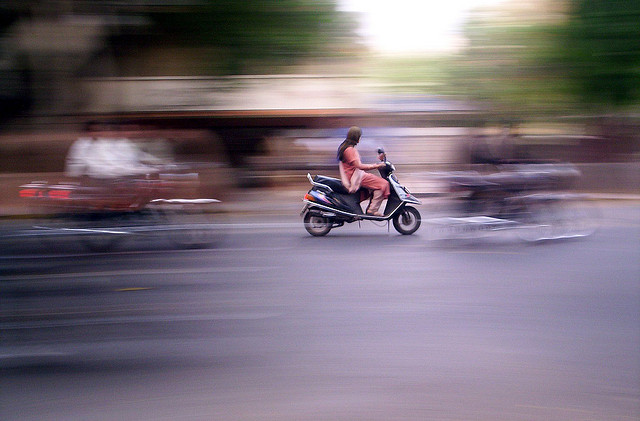
#> input picture images/motion0138.jpg, 640 x 421 px
$ python example.py   (older library calls are emulated)
#> lines starting #> are read from the running program, lines starting #| are printed output that depends on the picture
### BlurDetector.py
'''
@inproceedings{golestaneh2017spatially,
  title={Spatially-Varying Blur Detection Based on Multiscale Fused and Sorted Transform Coefficients of Gradient Magnitudes},
  author={Golestaneh, S Alireza and Karam, Lina J},
  booktitle={Proceedings of the IEEE Conference on Computer Vision and Pattern Recognition},
  year={2017}
}
'''

import cv2
import numpy as np
import os
from skimage.filters.rank import entropy
from skimage.morphology import square
import copy
import time

class BlurDetector(object):
    def __init__(self, downsampling_factor=4, num_scales=4, scale_start=3, entropy_filt_kernel_sze=7, sigma_s_RF_filter=15, sigma_r_RF_filter=0.25, num_iterations_RF_filter=3, show_progress = True):
        self.downsampling_factor = downsampling_factor
        self.num_scales = num_scales
        self.scale_start = scale_start
        self.entropy_filt_kernel_sze = entropy_filt_kernel_sze
        self.sigma_s_RF_filter = sigma_s_RF_filter
        self.sigma_r_RF_filter = sigma_r_RF_filter
        self.num_iterations_RF_filter = num_iterations_RF_filter
        self.scales = self.createScalePyramid()
        self.__freqBands = []
        self.__dct_matrices = []
        self.freq_index = []
        self.show_progress = show_progress

    def disp_progress(self, i, rows, old_progress):
        progress_dict = {10:'[|                  ] 10%',
                         20:'[| |                ] 20%',
                         30:'[| | |              ] 30%',
                         40:'[| | | |            ] 40%',
                         50:'[| | | | |          ] 50%',
                         60:'[| | | | | |        ] 60%',
                         70:'[| | | | | | |      ] 70%',
                         80:'[| | | | | | | |    ] 80%',
                         90:'[| | | | | | | | |  ] 90%',
                         100:'[| | | | | | | | | |] 100%'}

        i_done = i / rows * 100
        p_done = round(i_done / 10) * 10
        if(p_done != old_progress):
            os.system('cls' if os.name == 'nt' else 'clear')
            print(progress_dict[p_done])
            old_progress = p_done
        return(p_done)

    def createScalePyramid(self):
        scales = []
        for i in range(self.num_scales):
            scales.append((2**(self.scale_start + i)) - 1)          # Scales would be 7, 15, 31, 63 ...
        return(scales)

    def computeImageGradientMagnitude(self, img):
        __sobelx = cv2.Sobel(img, cv2.CV_64F, 1, 0, borderType=cv2.BORDER_REFLECT)  # Find x and y gradients
        __sobely = cv2.Sobel(img, cv2.CV_64F, 0, 1, borderType=cv2.BORDER_REFLECT)

        # Find gradient magnitude
        __magnitude = np.sqrt(__sobelx ** 2.0 + __sobely ** 2.0)
        return(__magnitude)

    def __computeFrequencyBands(self):
        for current_scale in self.scales:
            matrixInds = np.zeros((current_scale, current_scale))

            for i in range(current_scale):
                matrixInds[0 : max(0, int(((current_scale-1)/2) - i +1)), i] = 1

            for i in range(current_scale):
                if (current_scale-((current_scale-1)/2) - i) <= 0:
                    matrixInds[0:current_scale - i - 1, i] = 2
                else:
                    matrixInds[int(current_scale - ((current_scale - 1) / 2) - i - 1): int(current_scale - i - 1), i]=2;
            matrixInds[0, 0] = 3
            self.__freqBands.append(matrixInds)

    def __dctmtx(self, n):
        [mesh_cols, mesh_rows] = np.meshgrid(np.linspace(0, n-1, n), np.linspace(0, n-1, n))
        dct_matrix = np.sqrt(2/n) * np.cos(np.pi * np.multiply((2 * mesh_cols + 1), mesh_rows) / (2*n));
        dct_matrix[0, :] = dct_matrix[0, :] / np.sqrt(2)
        return(dct_matrix)

    def __createDCT_Matrices(self):
        if(len(self.__dct_matrices) > 0):
            raise TypeError("dct matrices are already defined. Redefinition is not allowed.")
        for curr_scale in self.scales:
            dct_matrix = self.__dctmtx(curr_scale)
            self.__dct_matrices.append(dct_matrix)

    def __getDCTCoefficients(self, img_blk, ind):
        rows, cols = np.shape(img_blk)
        # D = self.__dctmtx(rows)
        D = self.__dct_matrices[ind]
        dct_coeff = np.matmul(np.matmul(D, img_blk), np.transpose(D))
        return(dct_coeff)

    def entropyFilt(self, img):
        return(entropy(img, square(self.entropy_filt_kernel_sze)))

    def computeScore(self, weighted_local_entropy, T_max):
        # normalize weighted T max matrix
        min_val = weighted_local_entropy.min()
        weighted_T_Max = weighted_local_entropy - min_val
        max_val = weighted_local_entropy.max()
        weighted_T_Max = weighted_local_entropy / max_val

        score = np.median(weighted_local_entropy)
        return(score)

    def TransformedDomainRecursiveFilter_Horizontal(self, I, D, sigma):
        # Feedback Coefficient (Appendix of the paper)
        a = np.exp(-np.sqrt(2) / sigma)
        F = copy.deepcopy(I)
        V = a ** D
        rows, cols = np.shape(I)

        # Left --> Right Filter
        for i in range(1, cols):
            F[:, i] = F[:, i] + np.multiply(V[:, i], (F[:, i-1] - F[:, i]))

        # Right --> Left Filter
        for i in range(cols-2, 1, -1):
            F[:, i] = F[:, i] + np.multiply(V[:, i+1], (F[:, i + 1] - F[:, i]))

        return(F)

    def RF(self, img, joint_img):
        if(len(joint_img) == 0):
            joint_img = img
        joint_img = joint_img.astype('float64')
        joint_img = joint_img / 255

        if(len(np.shape(joint_img)) == 2):
            cols, rows = np.shape(joint_img)
            channels = 1
        elif(len(np.shape(joint_img)) == 3):
            cols, rows, channels = np.shape(joint_img)
        # Estimate horizontal and vertical partial derivatives using finite differences.
        dIcdx = np.diff(joint_img, n=1, axis=1)
        dIcdy = np.diff(joint_img, n=1, axis=0)

        dIdx = np.zeros((cols, rows));
        dIdy = np.zeros((cols, rows));

        # Compute the l1 - norm distance of neighbor pixels.
        dIdx[:, 1::] = abs(dIcdx)
        dIdy[1::, :] = abs(dIcdy)

        dHdx = (1 + self.sigma_s_RF_filter / self.sigma_r_RF_filter * dIdx)
        dVdy = (1 + self.sigma_s_RF_filter / self.sigma_r_RF_filter * dIdy)

        dVdy = np.transpose(dVdy)
        N = self.num_iterations_RF_filter
        F  = copy.deepcopy(img)
        for i in range(self.num_iterations_RF_filter):
            # Compute the sigma value for this iteration (Equation 14 of our paper).
            sigma_H_i = self.sigma_s_RF_filter * np.sqrt(3) * 2 ** (N - (i + 1)) / np.sqrt(4 ** N - 1)
            F = self.TransformedDomainRecursiveFilter_Horizontal(F, dHdx, sigma_H_i)
            F = np.transpose(F)

            F = self.TransformedDomainRecursiveFilter_Horizontal(F, dVdy, sigma_H_i)
            F = np.transpose(F)

        return(F)

    def detectBlur(self, img):
        ori_rows, ori_cols = np.shape(img)
        # perform initial gausssian smoothing
        InputImageGaus = cv2.GaussianBlur(img, (3, 3), sigmaX=0.5, sigmaY=0.5)
        __gradient_image = self.computeImageGradientMagnitude(InputImageGaus)

        total_num_layers = 1 + sum(self.scales)

        # create all dct_matrices beforehand to save computation time
        self.__createDCT_Matrices()

        # Create Frequency Labels at all the scalesv
        self.__computeFrequencyBands()

        # Compute the indices of the high frequency content inside each frequency band
        for i in range(self.num_scales):
            curr_freq_band = self.__freqBands[i]
            self.freq_index.append(np.where(curr_freq_band == 0))

        __padded_image = np.pad(__gradient_image, int(np.floor(max(self.scales)/2)), mode='constant')

        rows, cols = np.shape(__padded_image)
        L = []

        total_num_points = len([i for i in range(int(max(self.scales)/2), rows - int(max(self.scales)/2), self.downsampling_factor)]) * len([j for j in range(int(max(self.scales) / 2), cols - int(max(self.scales) / 2), self.downsampling_factor)])
        L = np.zeros((total_num_points, total_num_layers))

        iter = 0
        n = 0
        old_progress = 0
        for i in range(int(max(self.scales)/2), rows - int(max(self.scales)/2), self.downsampling_factor):
            if(self.show_progress):
                old_progress = self.disp_progress(i, rows, old_progress)
            m = 0
            n += 1
            for j in range(int(max(self.scales) / 2), cols - int(max(self.scales) / 2), self.downsampling_factor):
                m += 1
                high_freq_components = []
                for ind, curr_scale in enumerate(self.scales):
                    Patch = __padded_image[i-int(curr_scale/2) : i+int(curr_scale/2) + 1, j-int(curr_scale/2) : j+int(curr_scale/2) + 1]
                    dct_coefficients = np.abs(self.__getDCTCoefficients(Patch, ind))

                    # store all high frequency components
                    high_freq_components.append(dct_coefficients[self.freq_index[ind]])

                # Find the first `total_num_layers` smallest values in all the high frequency components - we must not sort the entire array since that is very inefficient
                high_freq_components = np.hstack(high_freq_components)
                result = np.argpartition(high_freq_components, total_num_layers)
                L[iter, :] = high_freq_components[result[:total_num_layers]]
                iter += 1


        L = np.array(L)

        # normalize the L matrix
        for i in range(total_num_layers):
            max_val = max(L[:, i])
            L[:, i] = L[:, i] / max_val

        # perform max pooling on the normalized frequencies
        ind1d = 0
        T_max = np.zeros((n, m))
        max_val = 0
        min_val = 99999
        for i in range(n):
            for j in range(m):
                T_max[i][j] = max(L[ind1d, :])
                max_val = max(max_val, T_max[i][j])
                min_val = min(min_val, T_max[i][j])
                ind1d += 1

        # Final Map and Post Processing
        local_entropy = self.entropyFilt(T_max)
        weighted_local_entropy = np.multiply(local_entropy, T_max)

        score = self.computeScore(weighted_local_entropy, T_max)
        rows, cols = np.shape(weighted_local_entropy)

        # resize the input image to match the size of local_entropy matrix
        resized_input_image = cv2.resize(InputImageGaus, (cols, rows))
        aSmooth = cv2.GaussianBlur(resized_input_image, (3, 3), sigmaX=1, sigmaY=1)
        final_map = self.RF(weighted_local_entropy, aSmooth)

        # resize the map to the original resolution
        final_map = cv2.resize(final_map, (ori_cols, ori_rows))

        # normalize the map
        final_map = final_map / np.max(final_map)
        return(final_map)

### example.py
import cv2
import numpy as np
from BlurDetector import BlurDetector

if __name__ == '__main__':
    img = cv2.imread('images/motion0138.jpg', 0)
#> img: shape (421, 640); min 0, max 255, mean 111.6
    blur_detector = BlurDetector(downsampling_factor=4, num_scales=3, scale_start=2, entropy_filt_kernel_sze=7, sigma_s_RF_filter=15, sigma_r_RF_filter=0.25, num_iterations_RF_filter=3, show_progress=True)

    map = blur_detector.detectBlur(img)
#> in detectBlur, `aSmooth = cv2.GaussianBlur(resized_input_image, (3, 3), sigmaX=1, sigm..`:
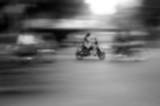
#> aSmooth: shape (106, 160); min 1, max 255, mean 111.7
#> in RF, `dIcdy = np.diff(joint_img, n=1, axis=0)`:
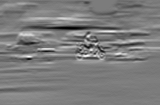
#> dIcdy: shape (105, 160) float64; min -0.227, max 0.239, mean 0.000966; drawn with min black and max white
#> in RF, `dIdy[1::, :] = abs(dIcdy)`:
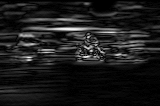
#> dIdy: shape (106, 160) float64; min 0, max 0.239, mean 0.0256; drawn with min black and max white
#> in RF, `dVdy = np.transpose(dVdy)`:
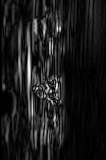
#> dVdy: shape (160, 106) float64; min 1, max 15.35, mean 2.54; drawn with min black and max white
#> the loop in RF, `for i in range(self.num_iterations_RF_filter):` made 3 passes
#> pass 1, in TransformedDomainRecursiveFilter_Horizontal, `V = a ** D`:
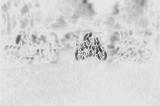
#> V: shape (106, 160) float64; min 0.19, max 0.898, mean 0.839
#> pass 1, in TransformedDomainRecursiveFilter_Horizontal (call 2), `V = a ** D`:
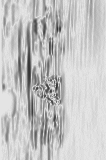
#> V: shape (160, 106) float64; min 0.19, max 0.898, mean 0.775
#> after the loop in RF, `for i in range(self.num_iterations_RF_filter):`:
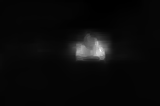
#> F: shape (106, 160) float64; min 0.0035, max 3.18, mean 0.144; drawn with min black and max white

    cv2.imshow('a', img)
    cv2.imshow('b', map/np.max(map))
    cv2.waitKey(0)
